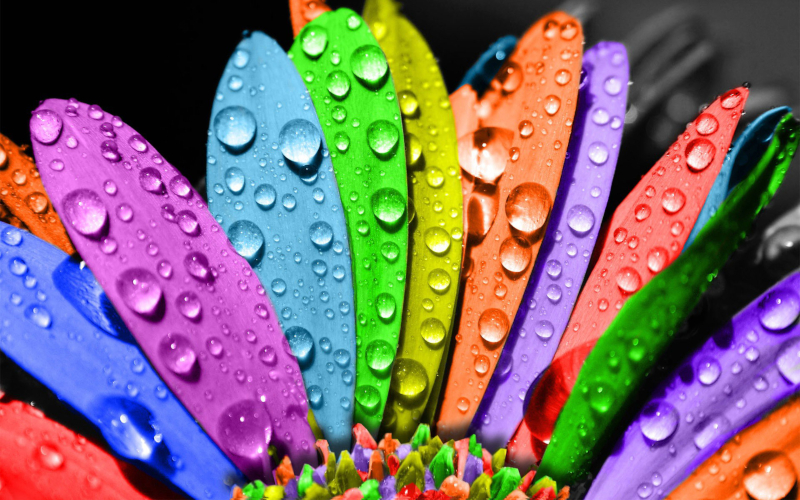
#> input picture flower.jpg, 800 x 500 px
$ jupyter execute Assignment_4.ipynb   (shell and % lines are left out)
#> lines starting #> are read from the running program, lines starting #| are printed output that depends on the picture
---
# Assignment 4: Introduction to Image processing
---

## Student Information
```text

Name: Ahmed Monir Almassri --- Student ID: 120220138  --- Date: 1/15/2026

[cell 1]
import sys
print(sys.executable)

## Import Required Libraries

[cell 2]
import numpy as np
import cv2
import matplotlib.pyplot as plt
from scipy.signal import convolve2d

## Q1: Image Translation
Load an flower image. Apply a translation of `(tx = 120, ty = 80)` using a manual transformation matrix. Display both the original and the translated images side by side.
**Question:** What happens to pixels that move outside the image boundaries? How does OpenCV handle them?

[cell 3]
# Q1 Solu

# Load the flower image
img = cv2.imread('flower.jpg')
#> img is the input picture: shape (500, 800, 3); mean B, G, R 108.4, 105.4, 124.9

# Convert BGR to RGB for correct display
img_rgb = cv2.cvtColor(img, cv2.COLOR_BGR2RGB)

# Get image dimensions
h, w, _ = img_rgb.shape
#> h = 500; w = 800

# Manual transformation matrix for translation
tx, ty = 120, 80
T = np.float32([
    [1, 0, tx],
    [0, 1, ty]
])

# Apply translation
translated_img = cv2.warpAffine(img_rgb, T, (w, h))
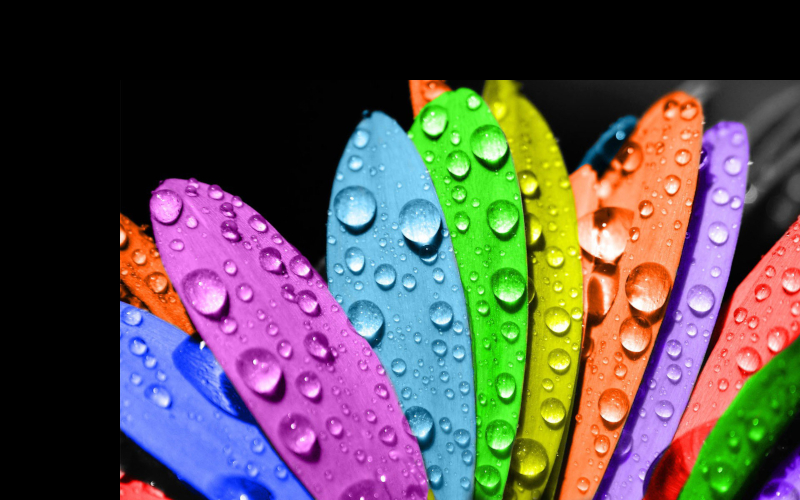
#> translated_img: shape (500, 800, 3); mean R, G, B 89.9, 80.9, 80.3

# Display original and translated images side by side
plt.figure(figsize=(10, 5))

plt.subplot(1, 2, 1)
plt.title("Original Image")
plt.imshow(img_rgb)
plt.axis("off")

plt.subplot(1, 2, 2)
plt.title("Translated Image")
plt.imshow(translated_img)
plt.axis("off")

plt.show()
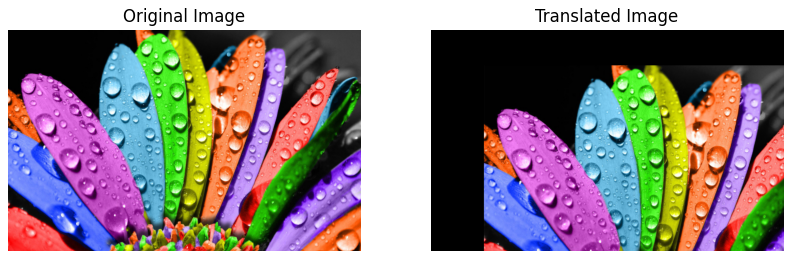
#> figure drawn by matplotlib, 2 panels

## Answer of Question 1

Applying a translation of (tx = 120, ty = 80) shifts all pixels to the right and downward.
Pixels that move outside the image boundaries are discarded.
The empty areas in the output image are filled with **black pixels**  by default in OpenCV (BORDER_CONSTANT).
No wrapping occurs unless explicitly specified.

## Q2: Image Rotation
Rotate the same image by `45°` around its center using `cv2.getRotationMatrix2D`. Then rotate it by `-30°` with a scale of `0.8`. Display the two results.

[cell 4]
# Write your code here

# Get image dimensions and center
h, w, _ = img.shape
center = (w // 2, h // 2)
#> center = (400, 250)

# Rotation 1: 45 degrees around center
M1 = cv2.getRotationMatrix2D(center, 45, 1.0)
rotated_45 = cv2.warpAffine(img, M1, (w, h))
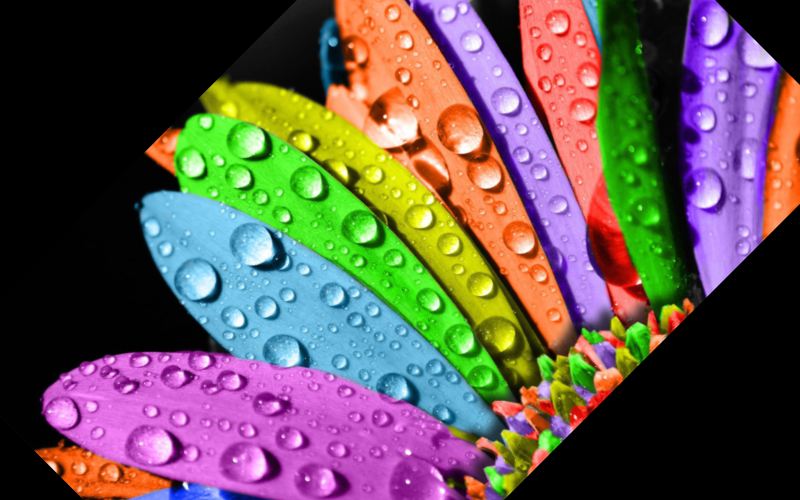
#> rotated_45: shape (500, 800, 3); mean B, G, R 80.9, 86, 99.9

# Rotation 2: -30 degrees with scale 0.8
M2 = cv2.getRotationMatrix2D(center, -30, 0.8)
rotated_minus30 = cv2.warpAffine(img, M2, (w, h))
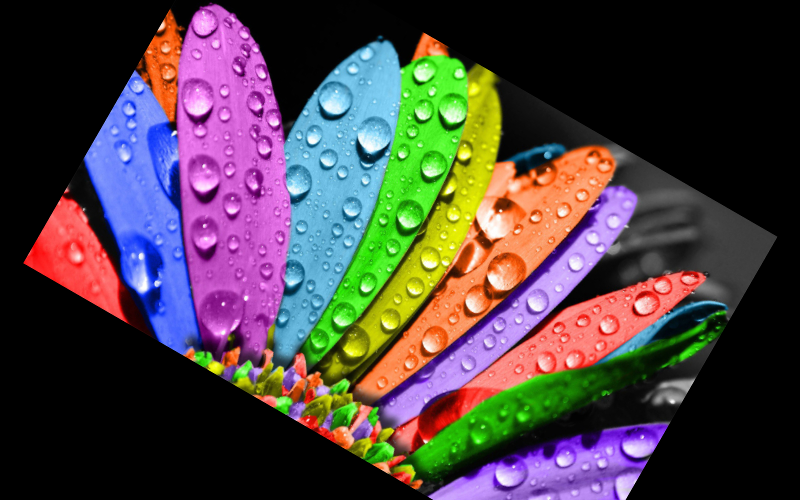
#> rotated_minus30: shape (500, 800, 3); mean B, G, R 67.1, 65.2, 75.9

# Display results
plt.figure(figsize=(12, 4))

plt.subplot(1, 3, 1)
plt.title("Original Image")
plt.imshow(img)
plt.axis("off")

plt.subplot(1, 3, 2)
plt.title("Rotated 45°")
plt.imshow(rotated_45)
plt.axis("off")

plt.subplot(1, 3, 3)
plt.title("Rotated -30° (Scale 0.8)")
plt.imshow(rotated_minus30)
plt.axis("off")

plt.show()
#> figure, not shown here; B, G, R data is drawn as R, G, B

## Q3: Manual Mean Filter
Load `walking.jpg` in grayscale. Implement a **manual 7×7 mean filter**. Measure the execution time using `%time`. Display the filtered image.

[cell 5]
# Q3: Manual Mean Filter

# Load image in grayscale
img = cv2.imread('walking.jpg', cv2.IMREAD_GRAYSCALE)
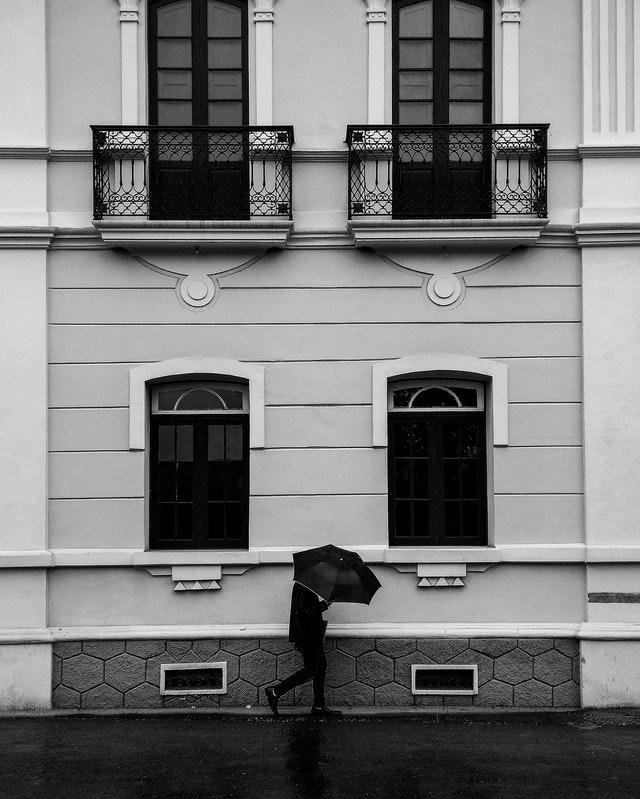
#> input picture walking.jpg, 640 x 799 px
#> img is the input picture: shape (799, 640); min 0, max 255, mean 121.2

# Get image dimensions
h, w = img.shape
#> h = 799; w = 640

# Define kernel size
k = 7
pad = k // 2

# Pad the image
padded_img = np.pad(img, pad, mode='constant', constant_values=0)
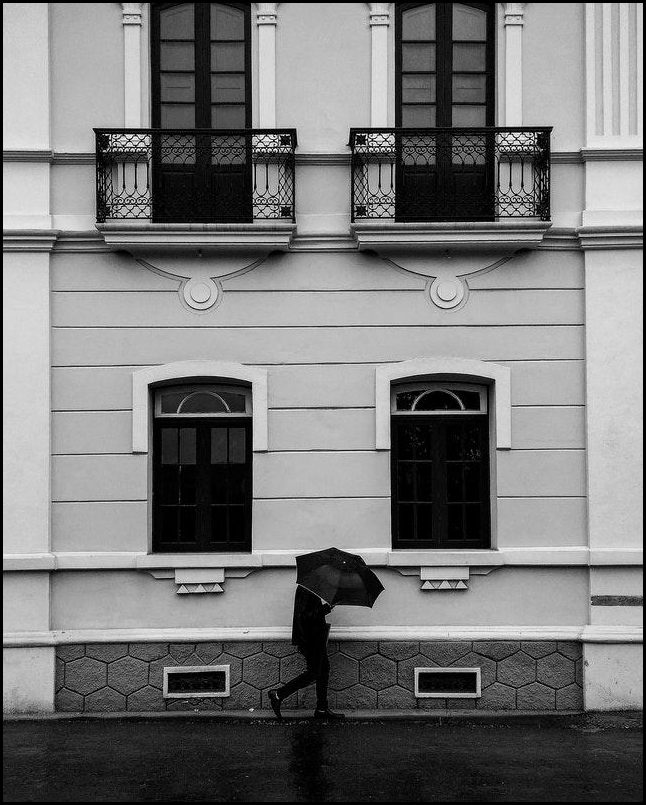
#> padded_img: shape (805, 646); min 0, max 255, mean 119.2

# Output image
filtered_img = np.zeros((h, w), dtype=np.uint8)

# Measure execution time
for i in range(h):
    for j in range(w):
        window = padded_img[i:i+k, j:j+k]
        filtered_img[i, j] = np.mean(window)
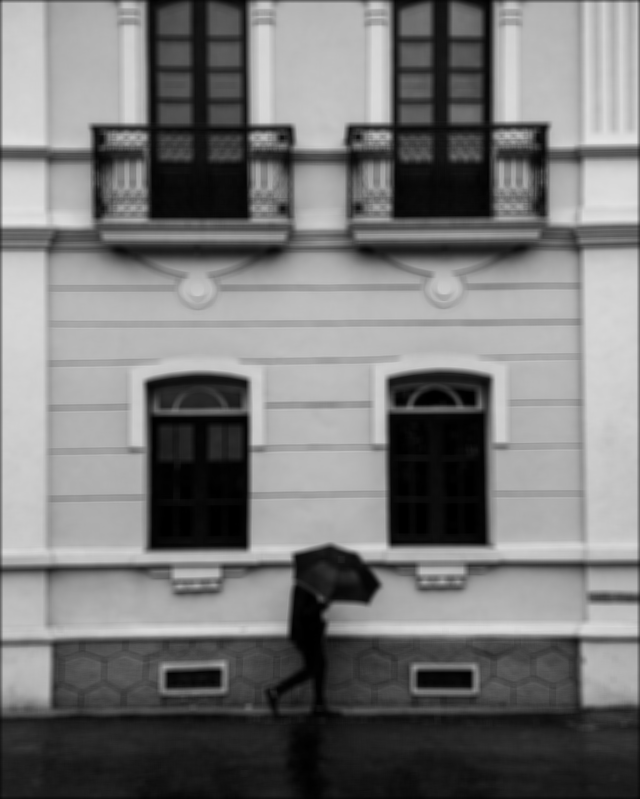
#> filtered_img: shape (799, 640); min 0, max 227, mean 120.1

# Display filtered image
plt.figure(figsize=(6, 6))
plt.title("7×7 Mean Filter (Manual)")
plt.imshow(filtered_img, cmap='gray')
plt.axis("off")
plt.show()

# Question 3: Execution Time Comparison (Timing Only)

[cell 6]
for i in range(h):
    for j in range(w):
        window = padded_img[i:i+k, j:j+k]
        filtered_img[i, j] = np.mean(window)

**Note:** The execution time is relatively high because the filter is implemented manually using nested loops in Python.

## Q4: Filter Comparison
Apply the same 7×7 mean filter using:
1. `cv2.filter2D`
2. `scipy.signal.convolve2d`

Display all three results (manual, OpenCV, SciPy) side by side.
**Question:** Compare the execution times and the output images. Why are there differences in the border regions?

[cell 7]
#Q4 Solution
from scipy.signal import convolve2d
# Load image in grayscale
img = cv2.imread('walking.jpg', cv2.IMREAD_GRAYSCALE)

# 7x7 mean kernel
k = 7
kernel = np.ones((k, k), dtype=np.float32) / (k * k)

# --- OpenCV filter2D ---
opencv_result = cv2.filter2D(img, -1, kernel)

# --- SciPy convolve2d ---
scipy_result = convolve2d(img, kernel, mode='same', boundary='fill', fillvalue=0)

# Convert SciPy result to uint8
scipy_result = np.clip(scipy_result, 0, 255).astype(np.uint8)

# --- Display results ---
plt.figure(figsize=(12, 4))

plt.subplot(1, 3, 1)
plt.title("Manual Mean Filter")
plt.imshow(filtered_img, cmap='gray')
plt.axis("off")

plt.subplot(1, 3, 2)
plt.title("OpenCV filter2D")
plt.imshow(opencv_result, cmap='gray')
plt.axis("off")

plt.subplot(1, 3, 3)
plt.title("SciPy convolve2d")
plt.imshow(scipy_result, cmap='gray')
plt.axis("off")

plt.show()

# Q4: Execution Time Comparison (Timing Only)

### --- Manual Mean Filter ---

[cell 8]
for i in range(h):
    for j in range(w):
        window = padded_img[i:i+k, j:j+k]
        filtered_img[i, j] = np.mean(window)

### --- OpenCV filter2D ---

[cell 9]
opencv_result = cv2.filter2D(img, -1, kernel)

### --- SciPy convolve2d ---

[cell 10]
scipy_result = convolve2d(img, kernel, mode='same', boundary='fill', fillvalue=0)

## Answer of Question 4 السؤال النظري

1- The **manual mean filter** has the **highest execution time** because it is implemented using nested Python loops, which are computationally expensive.

2- **cv2.filter2D** is the **fastest method since** it is optimized and implemented in C/C++.

3- **scipy.signal.convolve2d** has **intermediate performance**, faster than the manual method but slower than OpenCV.

### Notes
- The output images are visually similar in the central regions of the image.
- Differences appear near the border regions because each method handles image boundaries differently.
- The manual method and SciPy use zero padding, while OpenCV applies its own default border handling, which leads to slight variations at the edges.

## Q5: Horizontal & Vertical Edge Detection
Use the provided horizontal and vertical edge detection kernels. Apply each to `walking.jpg` separately using `convolve2d`. Combine the two results by adding them. Normalize the final image to `[0, 1]` and display it.
**Question:** What types of edges (horizontal/vertical) are most visible in the image? Why?

[cell 11]
#Q5 Solution

# Load image in grayscale
walking = cv2.imread('walking.jpg', cv2.IMREAD_GRAYSCALE)

# Define kernels (from provided images)
kernel_vertical = np.float32([
    [ 1,  0, -1],
    [ 1,  0, -1],
    [ 1,  0, -1]
])

kernel_horizontal = np.float32([
    [ 1,  1,  1],
    [ 0,  0,  0],
    [-1, -1, -1]
])

# Apply convolution
vertical_edges = np.abs(convolve2d(walking, kernel_vertical, mode='same', boundary='fill', fillvalue=0))
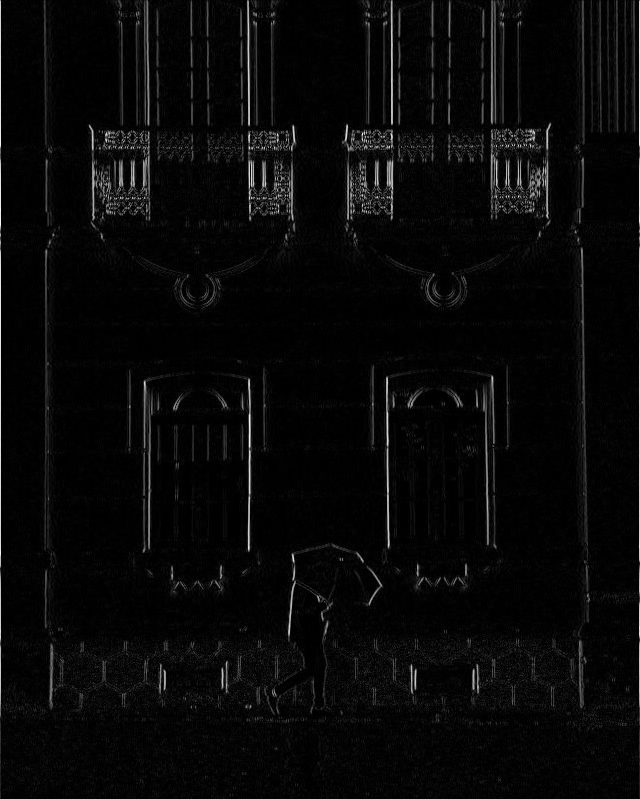
#> vertical_edges: shape (799, 640) float32; min 0, max 704, mean 24.8; drawn with min black and max white
horizontal_edges = np.abs(convolve2d(walking, kernel_horizontal, mode='same', boundary='fill', fillvalue=0))
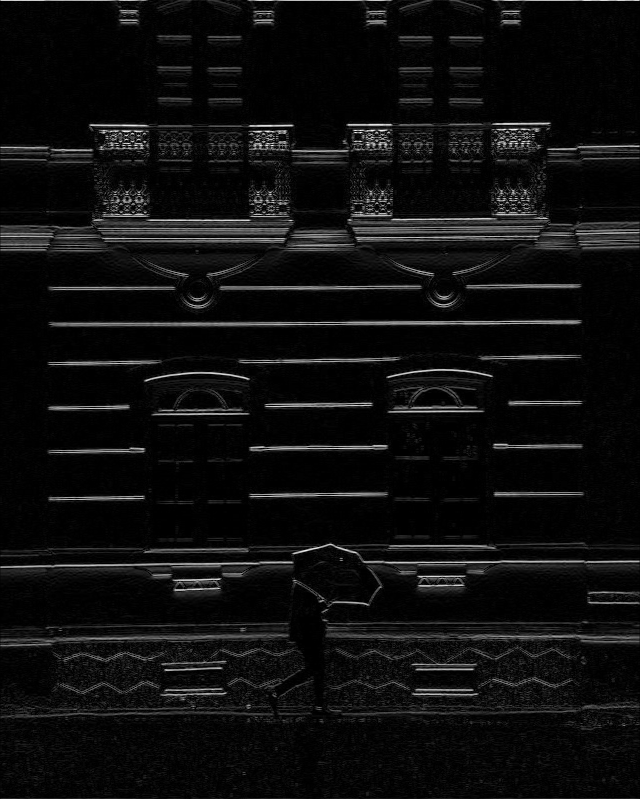
#> horizontal_edges: shape (799, 640) float32; min 0, max 717, mean 41.4; drawn with min black and max white

# Combine edges
combined_edges = vertical_edges + horizontal_edges
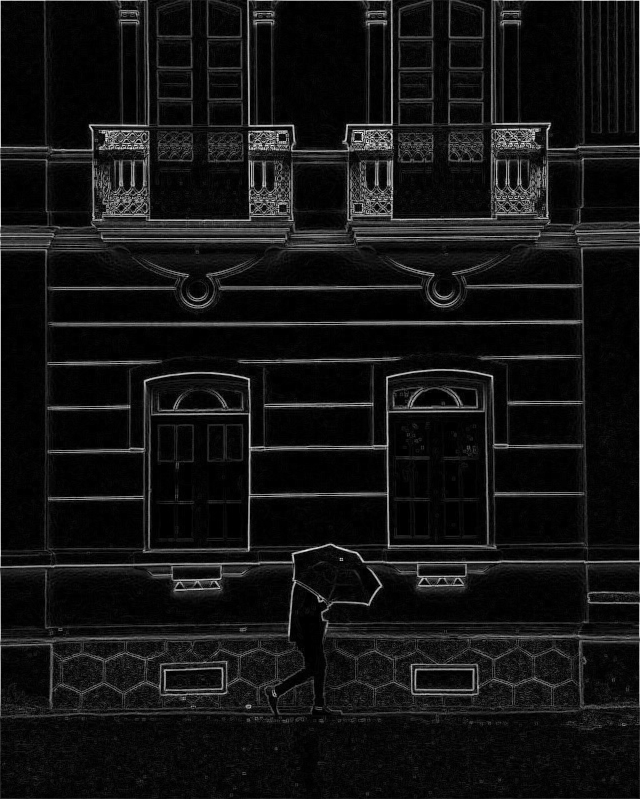
#> combined_edges: shape (799, 640) float32; min 0, max 850, mean 66.2; drawn with min black and max white

# Normalize to [0, 1]
combined_edges_norm = (combined_edges - combined_edges.min()) / (
    combined_edges.max() - combined_edges.min()
)

# Display result
plt.figure(figsize=(6, 6))
plt.title("Combined Horizontal & Vertical Edge Detection")
plt.imshow(combined_edges_norm, cmap='gray')
plt.axis("off")
plt.show()
